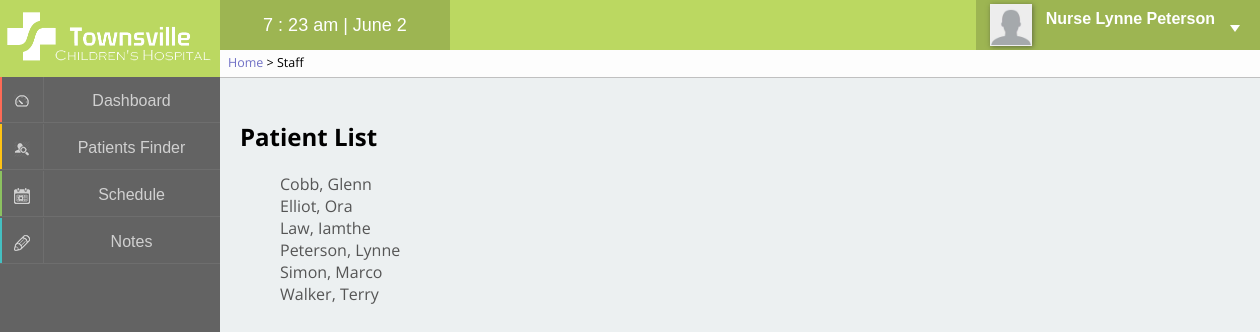
The app's page /pages/staff.php (signed in), older data.
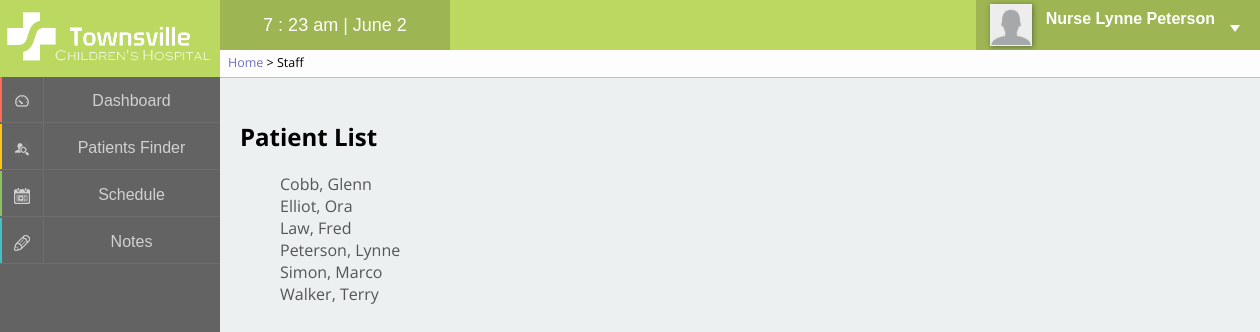
The same page, newer data.
### tables this page shows
CREATE TABLE IF NOT EXISTS `staff` (
  `staffID` int(4) unsigned zerofill NOT NULL AUTO_INCREMENT,
  `firstName` varchar(40) NOT NULL,
  `lastName` varchar(40) NOT NULL,
  `title` int(1) NOT NULL,
  `password` varchar(64) NOT NULL,
  `specialties` varchar(40) DEFAULT NULL,
  `photo` varchar(200) NOT NULL DEFAULT '<img src="../images/none.png" alt="Profile picture" />',
  PRIMARY KEY (`staffID`),
  KEY `title_idx` (`title`)
);

### pages/staff.php (the view, shortened to what this page needs)
<?php
	$pageTitle = "Staff";
	$breadcrumb = "<a href='home.php'>Home</a> > " . $pageTitle;
	include '../inc/panel.php';
?>
<section>
	<div class="container">
		<div class="login">
			<h1>Patient List</h1>
			<p><ul>
			<?php
				$sql = "SELECT staffID, firstName, lastName
						FROM staff
						ORDER BY lastName ASC";
				$result = mysql_query($sql);
				while ($row = mysql_fetch_assoc($result)) {
					echo "<li><a href='staffview.php?staff={$row['staffID']}'>{$row['lastName']}, {$row['firstName']}</a></li>";
				}
			?>
			</ul></p>
		</div>
	</div>
</section>

### inc/panel.php (shortened to what this page needs)
<!DOCTYPE html PUBLIC "-//W3C//DTD XHTML 1.0 Transitional//EN" "http://www.w3.org/TR/xhtml1/DTD/xhtml1-transitional.dtd">
<html xmlns="http://www.w3.org/1999/xhtml" xml:lang="en" lang="en">
<head>
	<link type="text/css" rel="stylesheet" href="../css/panel.css" media="screen" />
	<link type="text/css" rel="stylesheet" href="../css/style.css" media="screen" />
</head>
<body onload="load()">
<div class="header">
	<div class="logo">
		<img src="../images/logo_white.png" alt="logo" />
	</div>
	<div class="timer">
		<span id="clock"></span>
	</div>
	<div class="profile">
		<?php
		$staffID = $_SESSION['user'];
		$sql = "SELECT staffID, firstName, lastName, title, specialties, photo
				FROM staff
				WHERE staffID = '$staffID'";
		$result = mysql_query($sql);
		$row = mysql_fetch_assoc($result);
		echo "<div class='pic'>";
			echo $row['photo'];
		echo "</div>";
		echo "<div class='name'>";
			echo "<span class='title'>";
			switch ($row['title']) {
				case 2: echo "Nurse ";
					break;
			}
			echo $row['firstName'] . " " . $row['lastName'] . "</span> <br />";
		echo "</div>";
		?>
		<div class="triangle1"></div>
	</div>
	<div id="breadcrumb">
		<span><?php echo $breadcrumb ?></span>
	</div>
</div>
<div class="panal">
<a href='home.php' id='m1'>
<div class='layer effect'>
	<div class='mask'></div>
 	<div class='icon'>
 		<img src='../images/i1s.png' alt='dashboardICON' />
 	</div>
 	<div class='lable'>
 		<span>Dashboard</span>
 	</div>
</div></a>
<a href='patientsfinder.php' id='m2'>
<div class='layer effect'>
 	<div class='mask'></div>
 	<div class='icon'>
 		<img src='../images/i2s.png' alt='patientsICON' />
 	</div>
 	<div class='lable'>
 		<span>Patients Finder</span>
 	</div>
</div></a>
<a href='schedule.php' id='m3'>
<div class='layer effect'>
 	<div class='mask'></div>
 	<div class='icon'>
 		<img src='../images/i3s.png' alt='scheduleICON' />
 	</div>
 	<div class='lable'>
 		<span>Schedule</span>
 	</div>
</div></a>
<a href='notes.php' id='m4'>
<div class='layer effect' id='m4'>
	<div class='mask'></div>
	<div class='icon'>
		<img src='../images/i4s.png' alt='noteICON' />
	</div>
	<div class='lable'>
		<span>Notes</span>
	</div>
</div></a>
</div>
<div class="content">

### css/panel.css (style rules this page uses)
.header { position: relative; width:100%; height: 50px; background-color: #bbd861; z-index: 10; }
.logo { width:220px; height: 50px; }
.logo img { position: relative; padding-top: 7px; height: 60px; z-index: 11; }
.timer { position: relative; left: 220px; top: -50px; height: 50px; background-color: #9db552; width: 230px; text-align: center; }
.timer span { position: relative; color: white; font-size: 18px; top: 15px; }
.profile { position: relative; right: 0; top: -100px; float: right; height: 50px; background-color: #9db552; cursor: pointer; }
.pic { position: relative; float:left; width: 50px; height: 50px; text-align: center; padding-top: 4px; padding-left: 10px; }
.pic img { width: 40px; height: 40px; border: 1px solid #eee; box-shadow: 1px 1px 5px 0px rgba(50, 50, 50, 0.55); }
.name { position: relative; float: right; top: 10px; right: 45px; color: white; padding-left: 55px; }
.name .title { font-weight: bold; font-size: 16px; }
.triangle1 { position: absolute; top:25px; right: 20px; width: 0; height: 0; border-style: solid; border-width: 7px 5px 0 5px; border-color: #fff transparent transparent transparent; }
.panal { position: absolute; background-color: #636363; top: 0; left: 0; width: 220px; height: 100%; overflow: hidden; z-index: 5; }
.layer { position: relative; top: 45px; width: 220px; height: 47px; overflow: hidden; z-index: 6; }
#m1 .mask { background-color: #fd6a56; }
#m2 .mask { background-color: #ffc313; }
#m3 .mask { background-color: #8cc260; }
#m4 .mask { background-color: #44c0c2; }
.effect .mask { width: 2px; height: 46px; position: absolute; overflow: hidden; top: 0; left: 0; z-index: -1; -webkit-transition:width 0.2s; transition:width 0.2s; }
.layer .icon { width: 43px; height: 45px; border-bottom: 1px solid #6e6e6e; border-right: 1px solid #6e6e6e; text-align: center; background-color: transparent; }
.layer .icon img { padding-top: 17px; z-index: 1; opacity: 0.7; -webkit-transition:opacity 0.3s; transition:opacity 0.3s; }
.layer .lable { position: relative; top: -46px; left: 43px; width: 177px; height: 45px; border-bottom: 1px solid #6e6e6e; text-align: center; }
.layer .lable span { position: relative; color: white; top: 15px; opacity: 0.7; -webkit-transition:opacity 0.3s; transition:opacity 0.3s; }
#breadcrumb { position: absolute; left: 220px; top: 50px; height: 27px; min-width: -webkit-calc(100% - 220px); min-width: calc(100% - 220px); border-bottom: 1px solid #C0C0C0; background-color: #fdfdfd; font-family: 'Open Sans', sans-serif; font-size: 12.5px; }
#breadcrumb a { color: #7171C6; }
#breadcrumb span { position: relative; bottom: -4px; margin: 0px 8px; }

### css/style.css (style rules this page uses)
html, body { margin : 0; padding : 0; background-color: #ecf0f1; background-image: url('../images/panelbg.jpg'); background-repeat: repeat-y; background-size: 220px 16px; font-family: "proxima-nova-1","proxima-nova-2",arial,helvetica,sans-serif; }
a { text-decoration: none; color: #555; }
ul { list-style: none; }
.content { background-color: #ecf0f1; position: absolute; width: -webkit-calc(100% - 250px); width: calc(100% - 250px); min-width: 1000px; max-width: 1200px; min-height: -webkit-calc(100% - 100px); min-height: calc(100% - 100px);*/ top: 77px; left: 220px; padding: 50px 10px 10px 20px; z-index: 1; font-family: 'Open Sans', sans-serif; }

Row changes from the older to the newer data that the page shows:
changed staff "Law": firstName "Iamthe" → "Fred"
